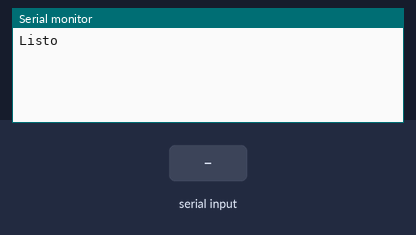
Simulated run of this sketch. Board: ESP32. Parts: the last lines printed to the serial monitor. The inputs (shaded band) are chosen by the test bench.

Above: at 1.2 s.
1.3 s: "1" received over the second serial link
At 2.1 s:
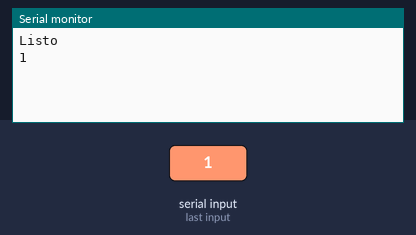
2.8 s: "0" received over the second serial link
At 3.3 s:
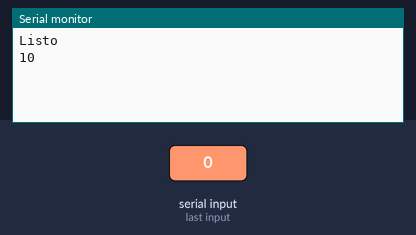

Measured:
- after the input at 1.3 s, the serial monitor: prints a new line at once (image 1)
- after the input at 2.8 s, the serial monitor: prints a new line at once (image 2)

The sketch:

HC05puebaESP32.ino
```cpp
#include <SoftwareSerial.h>
SoftwareSerial miBT(22,23);
void setup() {
  // put your setup code here, to run once:
Serial.begin(9600);
Serial.println("Listo");
miBT.begin(38400);
}

void loop() {
if (miBT.available())
  Serial.write(miBT.read());

if (Serial.available())
  miBT.write(Serial.read());

}
```
